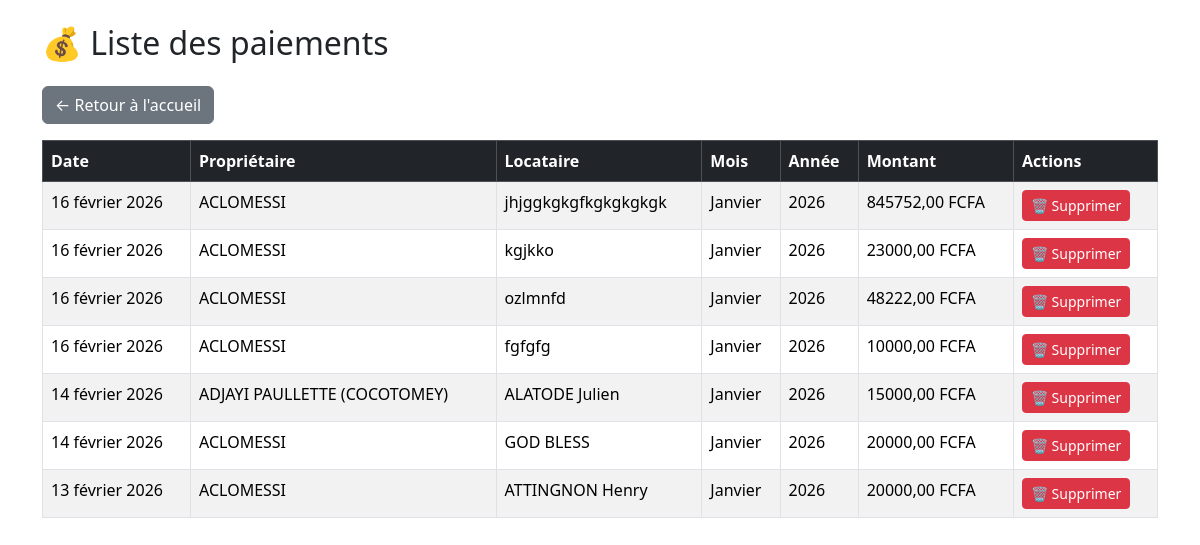
The page /paiements/ on the database as committed earlier.
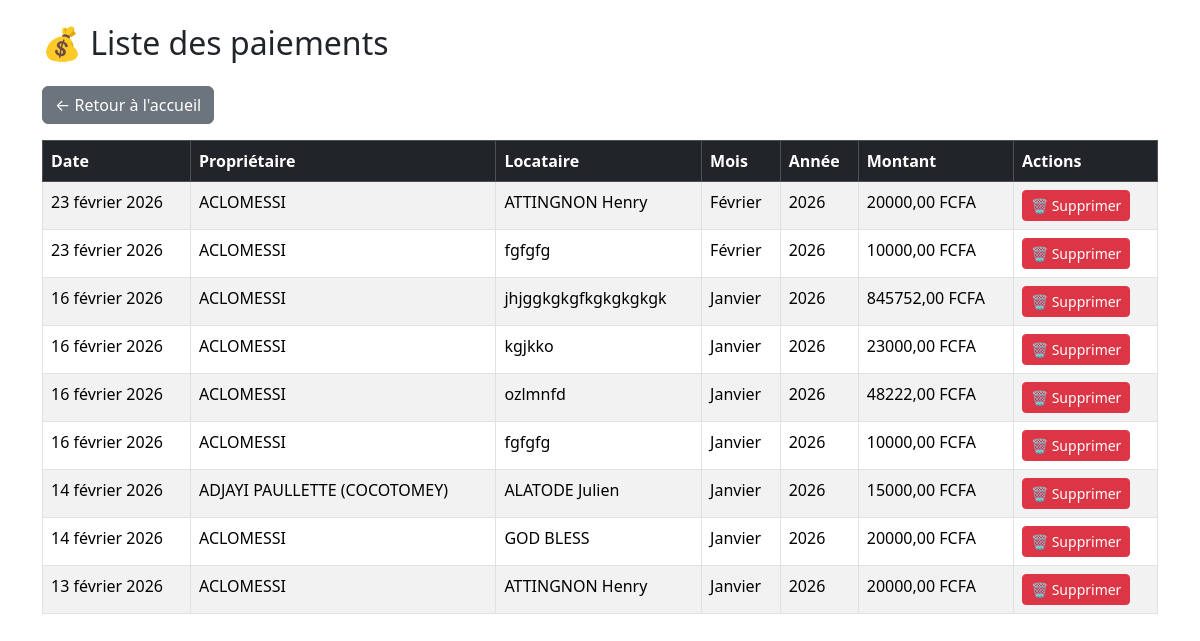
The same page on the database as committed later.
### core/models.py (models this page shows, shortened)
class Paiement(models.Model):
    MOIS_CHOICES = [
        (1, "Janvier"), (2, "Février"), (3, "Mars"), (4, "Avril"),
        (5, "Mai"), (6, "Juin"), (7, "Juillet"), (8, "Août"),
        (9, "Septembre"), (10, "Octobre"), (11, "Novembre"), (12, "Décembre"),
    ]
    proprietaire = models.ForeignKey(Proprietaire, on_delete=models.CASCADE, related_name="paiements", verbose_name="Propriétaire")
    locataire = models.ForeignKey(Locataire, on_delete=models.CASCADE, related_name="paiements", verbose_name="Locataire")
    date_paiement = models.DateField(verbose_name="Date de paiement")
    mois_concerne = models.IntegerField(choices=MOIS_CHOICES, verbose_name="Mois concerné", null=True, blank=True)
    annee = models.IntegerField(verbose_name="Année", null=True, blank=True)
    montant = models.DecimalField(max_digits=10, decimal_places=2, default=0, verbose_name="Montant")
    frais_wc = models.DecimalField(max_digits=10, decimal_places=2, default=0, verbose_name="Frais WC")
    paye_en_avance = models.BooleanField(default=False, verbose_name="Payé en avance")
    class Meta:
        constraints = [
            models.UniqueConstraint(
                fields=['locataire', 'mois_concerne', 'annee'],
                name='unique_paiement_locataire_mois_annee',
            )
        ]

class Proprietaire(models.Model):
    nom = models.CharField(max_length=100)
    numero = models.CharField(max_length=20, default="0000000000")

class Locataire(models.Model):
    nom = models.CharField(max_length=100)
    numero = models.CharField(max_length=20, default="0000000000")
    loyer_mensuel = models.DecimalField(max_digits=10, decimal_places=2, default=0)
    proprietaire = models.ForeignKey(
        Proprietaire,
        on_delete=models.CASCADE,
        related_name="locataires",
        verbose_name="Propriétaire"
    )

### core/views.py (the view)
# urls.py: path("paiements/", views.liste_paiements, name="liste_paiements"),
def liste_paiements(request):
    paiements = Paiement.objects.select_related("locataire", "proprietaire").all().order_by("-date_paiement")
    return render(request, "core/liste_paiements.html", {"paiements": paiements})

### core/templates/core/liste_paiements.html (shortened to what this page needs)
<!DOCTYPE html>
<html lang="fr">
<head>
    <link rel="stylesheet" href="https://cdn.jsdelivr.net/npm/bootstrap@5.3.2/dist/css/bootstrap.min.css">
</head>
<body class="container mt-4">
    <h2 class="mb-4">💰 Liste des paiements</h2>
    <a href="{% url 'accueil' %}" class="btn btn-secondary mb-3">← Retour à l'accueil</a>
    <table class="table table-striped table-bordered">
        <thead class="table-dark">
            <tr>
                <th>Date</th>
                <th>Propriétaire</th>
                <th>Locataire</th>
                <th>Mois</th>
                <th>Année</th>
                <th>Montant</th>
                <th>Actions</th>
            </tr>
        </thead>
        <tbody>
            {% for paiement in paiements %}
            <tr>
                <td>{{ paiement.date_paiement }}</td>
                <td>{{ paiement.proprietaire.nom }}</td>
                <td>{{ paiement.locataire.nom }}</td>
                <td>{{ paiement.get_mois_concerne_display }}</td>
                <td>{{ paiement.annee }}</td>
                <td>{{ paiement.montant }} FCFA</td>
                <td>
                    <button class="btn btn-sm btn-danger" data-bs-toggle="modal" data-bs-target="#modalSupprimerPaiement{{ paiement.id }}">
                        🗑️ Supprimer
                    </button>
                </td>
            </tr>
            {% empty %}
            <tr>
                <td colspan="7" class="text-center">Aucun paiement enregistré</td>
            </tr>
            {% endfor %}
        </tbody>
    </table>
</body>
</html>

Rows that differ between the two databases and show on the page:
added Paiement: date_paiement "23 février 2026", proprietaire.nom "ACLOMESSI", locataire.nom "ATTINGNON Henry", mois_concerne "Février", annee "2026", montant "20000,00"
added Paiement: date_paiement "23 février 2026", proprietaire.nom "ACLOMESSI", locataire.nom "fgfgfg", mois_concerne "Février", annee "2026", montant "10000,00"
